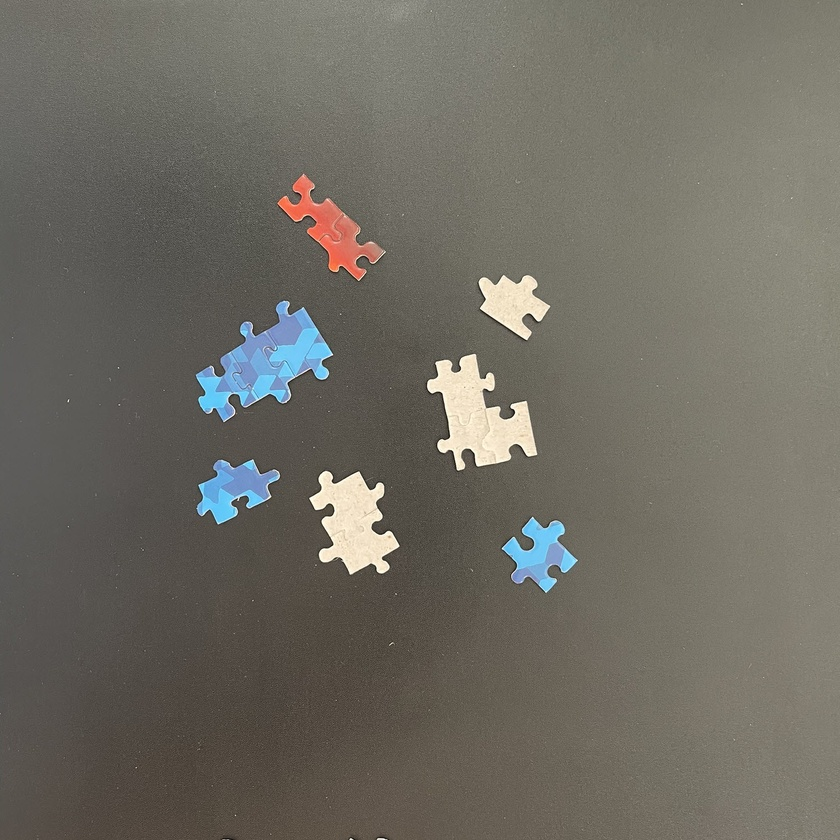
#> input picture Image Processing for Engineering and Science/Data/MathWorks Images/MathWorks Puzzle/Puzzle_01.jpg, 840 x 840 px, shrunk from 1512 x 1512 before the run
$ jupyter execute imopen.ipynb
#> lines starting #> are read from the running program, lines starting #| are printed output that depends on the picture; after the words box and inside, x2 and y2 are one past the last pixel; in counts of white or black regions, pixels touching at a corner belong together
[cell 1]
import cv2
import cv2 as cv
from matplotlib import pyplot as plt
import numpy as np

# Load the image
img = cv2.imread('../Image Processing for Engineering and Science/Data/MathWorks Images/MathWorks Puzzle/Puzzle_01.jpg', cv2.IMREAD_GRAYSCALE)
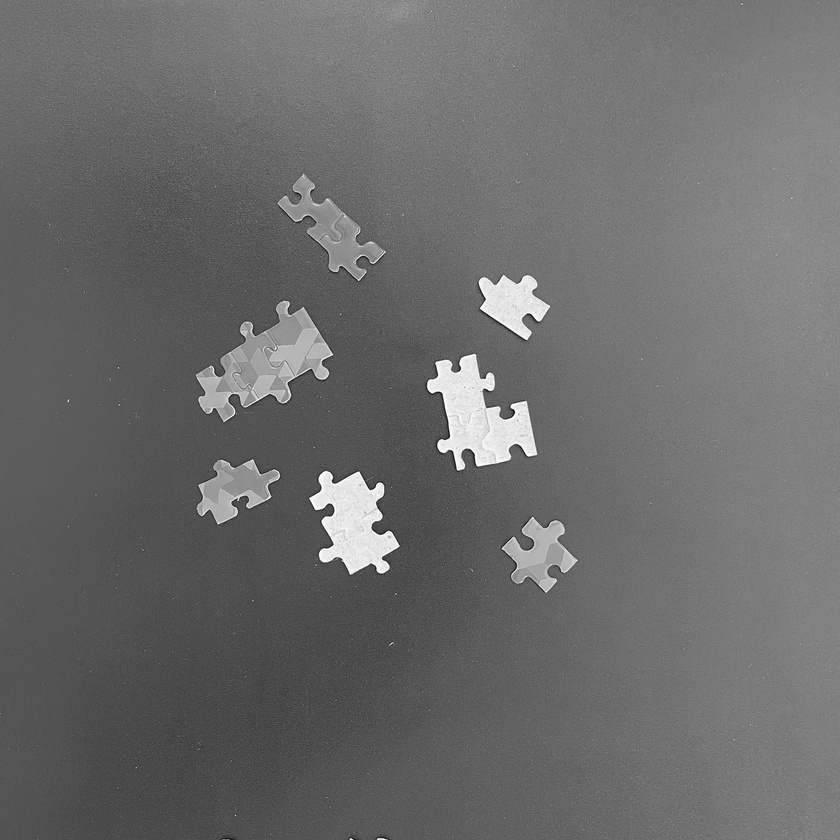
#> img: shape (840, 840); min 5, max 255, mean 107.2

# Define the size of the Gaussian kernel and standard deviation
kernel_size = (7, 7)  # Adjust as needed
sigma = 0.0  # Adjust as needed

# Apply Gaussian filtering
img = cv2.GaussianBlur(img, kernel_size, sigma)

T = 140
ret,th1 = cv.threshold(img,T,255,cv.THRESH_BINARY)
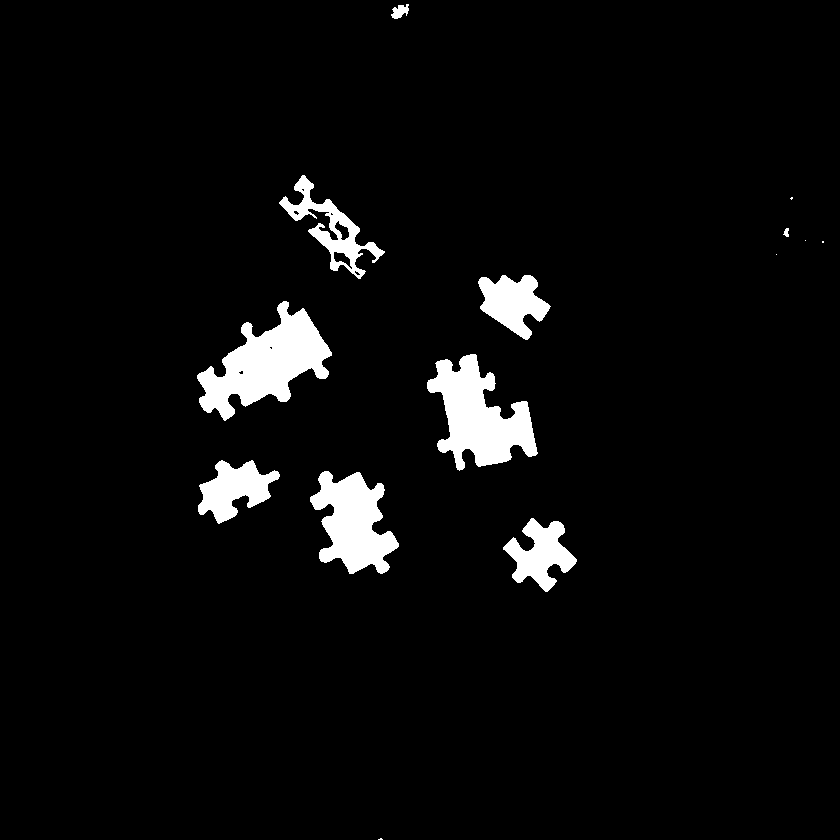
#> th1: shape (840, 840); 4.4% white; 14 white regions (5 under 20 px), largest, box (x1, y1, x2, y2) and area: (197, 301, 332, 421) 7495, (427, 354, 538, 471) 6759, (310, 471, 399, 574) 5430
#> ret = 140


# Define the structuring element (kernel) for opening
kernel_size = (5, 5)  # Adjust the size as needed
structuring_element = np.ones(kernel_size, np.uint8)

# Perform morphological opening
opened_image = cv2.morphologyEx(th1, cv2.MORPH_OPEN, structuring_element)
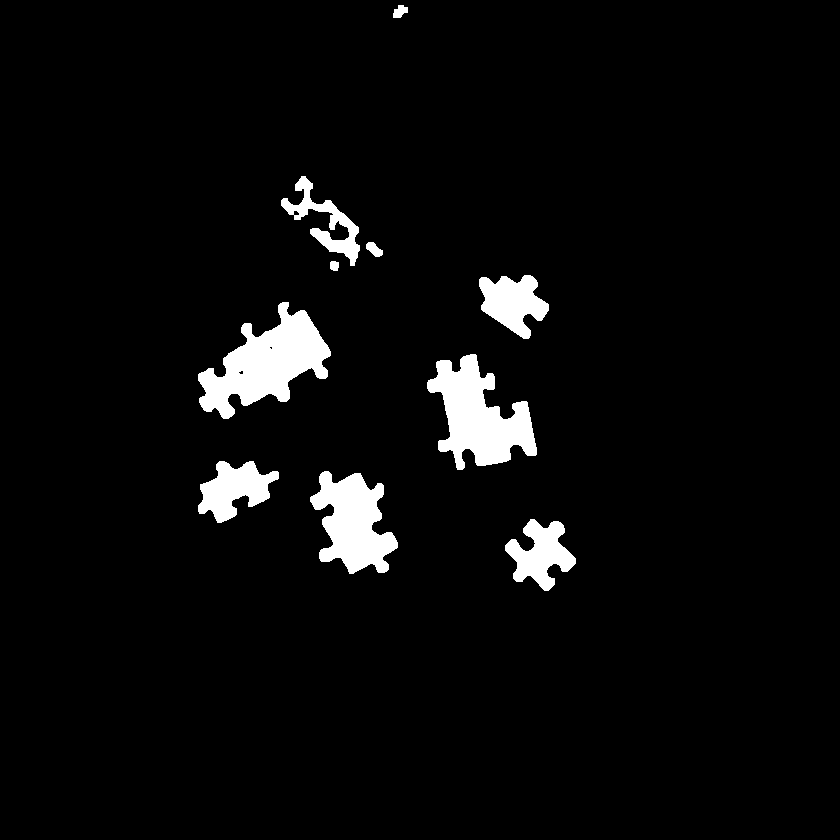
#> opened_image: shape (840, 840); 4.3% white; 10 white regions, largest, box (x1, y1, x2, y2) and area: (198, 302, 331, 419) 7440, (427, 354, 537, 470) 6711, (310, 471, 398, 574) 5397


# Display or save the filtered image
titles = ['Original Image', 'Global Thresholding (v = '+str(T)+')', 'opened_image']
images = [img, th1, opened_image]
for i in range(3):
 plt.subplot(2,2,i+1),plt.imshow(images[i],'gray')
 plt.title(titles[i])
 plt.xticks([]),plt.yticks([])
plt.show()
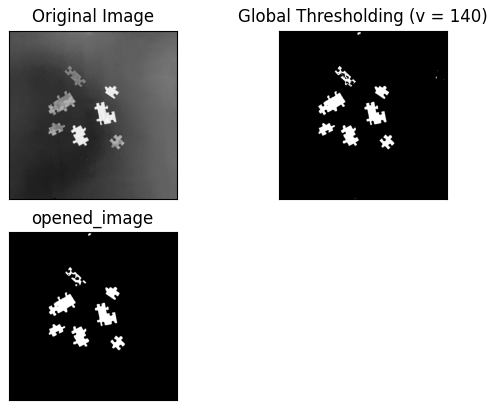
#> figure drawn by matplotlib, 3 panels

$ run again, with Image Processing for Engineering and Science/Data/MathWorks Images/MathWorks Puzzle/Puzzle_02.jpg copied over Image Processing for Engineering and Science/Data/MathWorks Images/MathWorks Puzzle/Puzzle_01.jpg
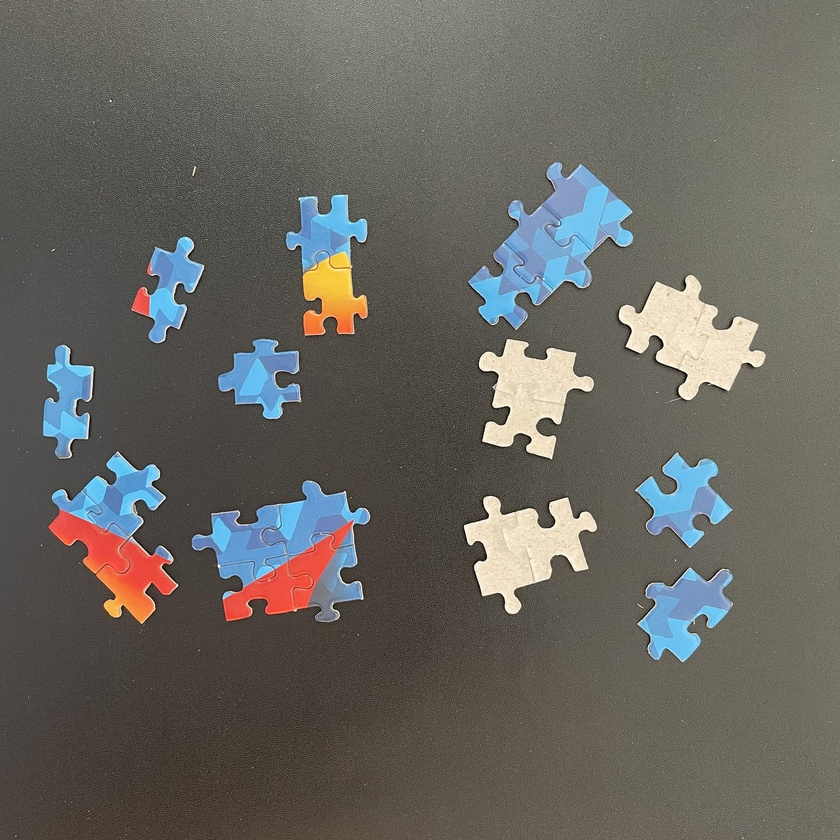
#> input picture Image Processing for Engineering and Science/Data/MathWorks Images/MathWorks Puzzle/Puzzle_02.jpg, 840 x 840 px, shrunk from 1512 x 1512 before the run
#> `ret,th1 = cv.threshold(img,T,255,cv.THRESH_BINARY)`:
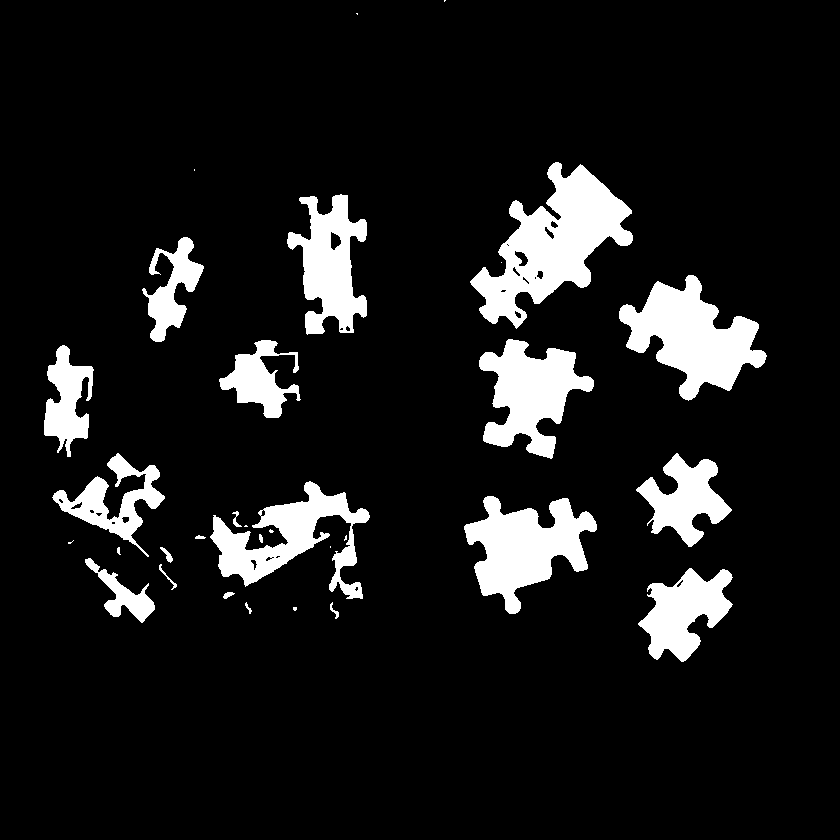
#> th1: shape (840, 840); 10.3% white; 32 white regions (10 under 20 px), largest, box (x1, y1, x2, y2) and area: (470, 162, 633, 329) 11707, (619, 275, 767, 401) 9090, (464, 496, 597, 614) 8048
#> ret = 140
#> opened_image: shape (840, 840); 10% white; 23 white regions, largest, box (x1, y1, x2, y2) and area: (471, 163, 633, 326) 11558, (619, 275, 766, 400) 9068, (465, 496, 597, 614) 8028
#> `plt.show()`:
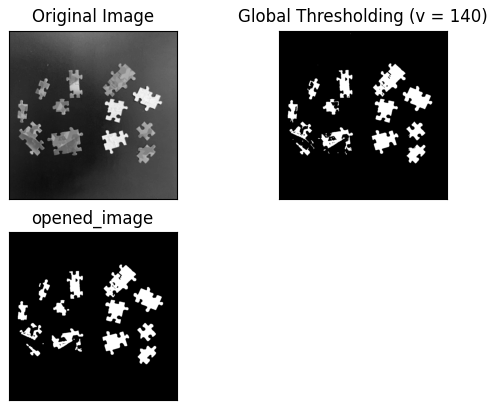
#> figure drawn by matplotlib, 3 panels

$ run again, with Image Processing for Engineering and Science/Data/MathWorks Images/MathWorks Puzzle/Puzzle_03.jpg copied over Image Processing for Engineering and Science/Data/MathWorks Images/MathWorks Puzzle/Puzzle_01.jpg
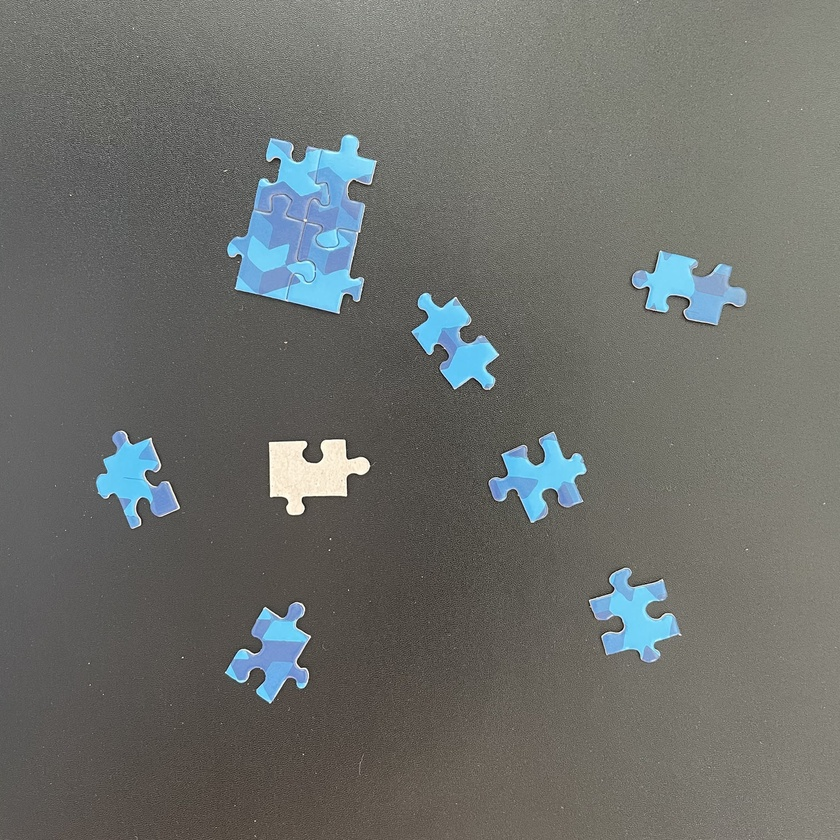
#> input picture Image Processing for Engineering and Science/Data/MathWorks Images/MathWorks Puzzle/Puzzle_03.jpg, 840 x 840 px, shrunk from 1512 x 1512 before the run
#> `ret,th1 = cv.threshold(img,T,255,cv.THRESH_BINARY)`:
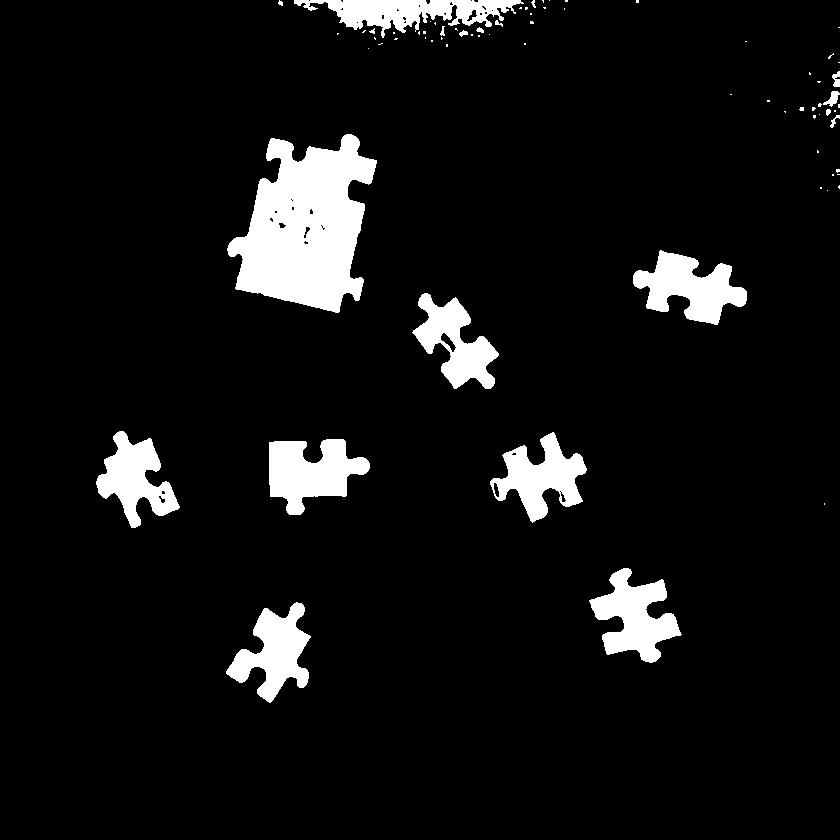
#> th1: shape (840, 840); 7.3% white; 74 white regions (55 under 20 px), largest, box (x1, y1, x2, y2) and area: (227, 134, 377, 313) 16781, (269, 439, 370, 515) 4656, (633, 250, 747, 325) 4503
#> ret = 140
#> opened_image: shape (840, 840); 7.1% white; 17 white regions (1 under 20 px), largest, box (x1, y1, x2, y2) and area: (228, 134, 376, 312) 16730, (269, 439, 370, 515) 4643, (633, 251, 747, 324) 4476
#> `plt.show()`:
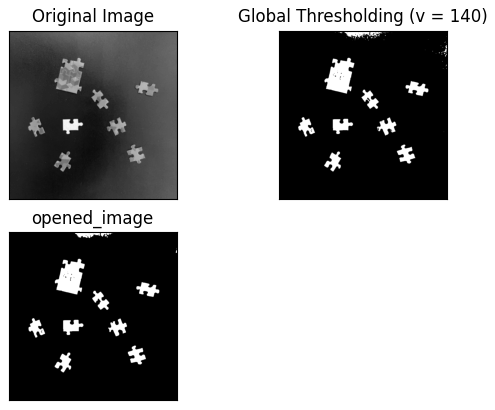
#> figure drawn by matplotlib, 3 panels

$ run again, with Image Processing for Engineering and Science/Data/MathWorks Images/MathWorks Puzzle/Puzzle_04.jpg copied over Image Processing for Engineering and Science/Data/MathWorks Images/MathWorks Puzzle/Puzzle_01.jpg
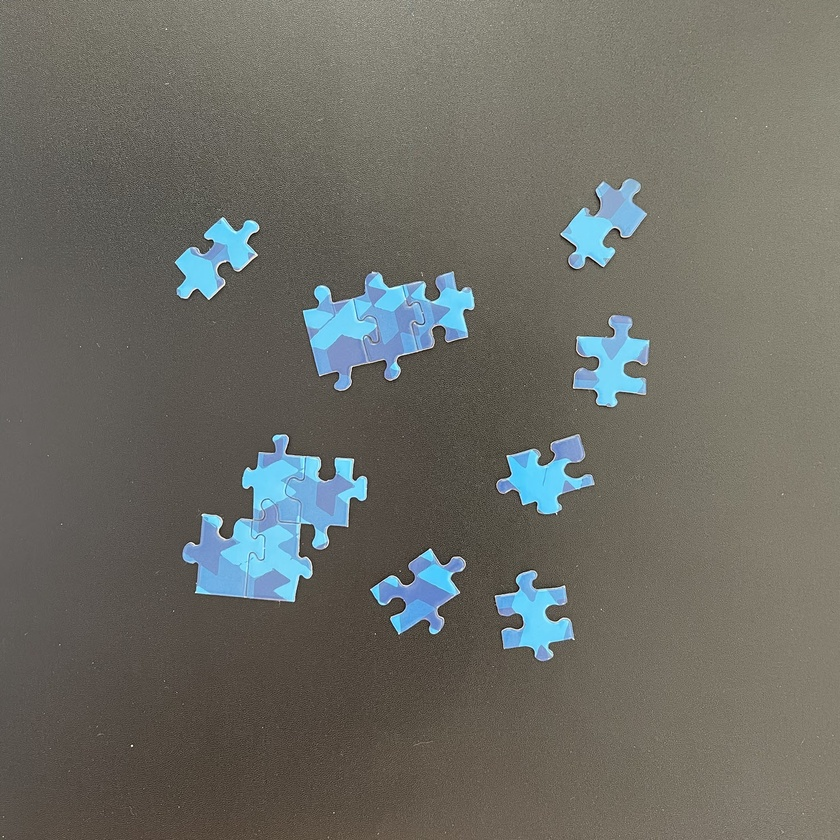
#> input picture Image Processing for Engineering and Science/Data/MathWorks Images/MathWorks Puzzle/Puzzle_04.jpg, 840 x 840 px, shrunk from 1512 x 1512 before the run
#> `ret,th1 = cv.threshold(img,T,255,cv.THRESH_BINARY)`:
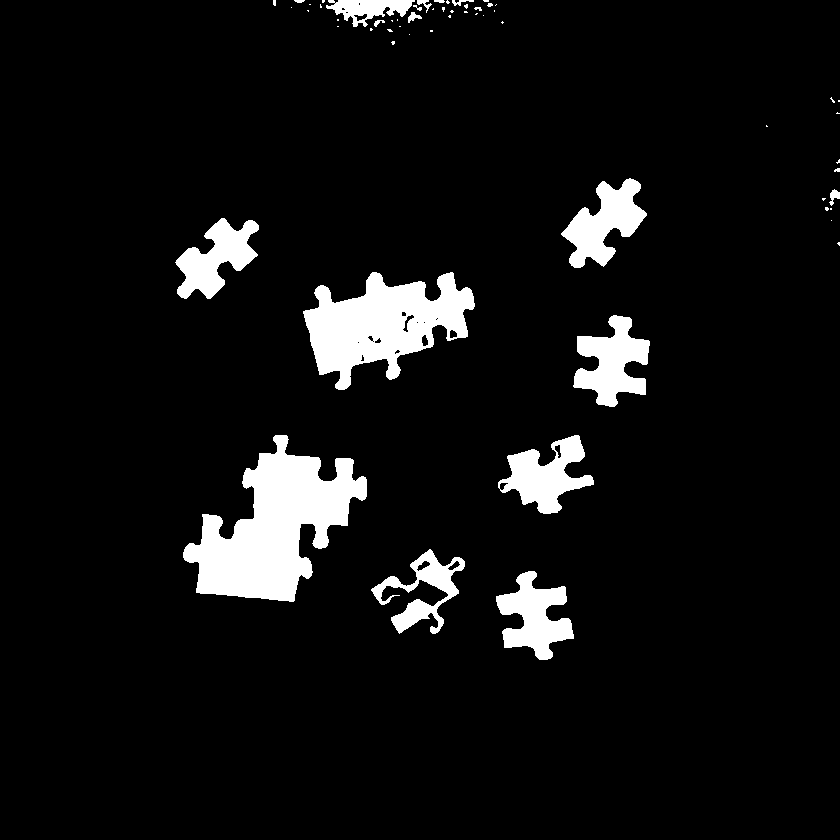
#> th1: shape (840, 840); 7% white; 59 white regions (41 under 20 px), largest, box (x1, y1, x2, y2) and area: (183, 435, 367, 602) 15162, (303, 272, 475, 390) 10925, (573, 315, 650, 407) 3927
#> ret = 140
#> opened_image: shape (840, 840); 6.7% white; 21 white regions (3 under 20 px), largest, box (x1, y1, x2, y2) and area: (183, 435, 367, 602) 15112, (304, 272, 474, 390) 10783, (574, 316, 650, 407) 3909
#> `plt.show()`:
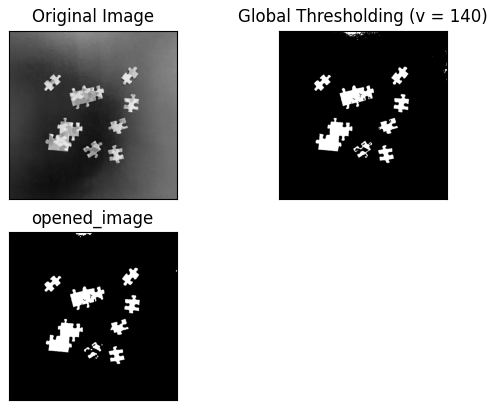
#> figure drawn by matplotlib, 3 panels
